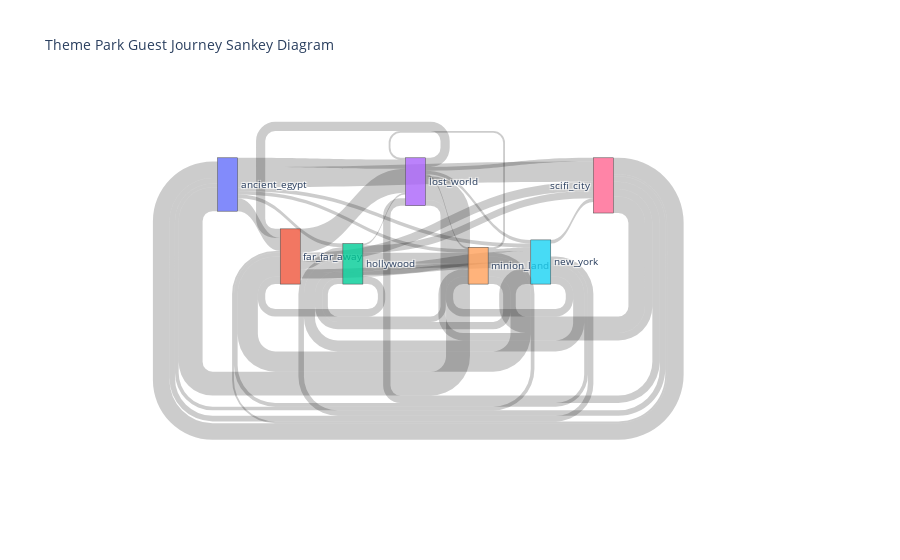

Notebook code for this chart:
### Code cell
import plotly.graph_objects as go
from collections import defaultdict

# Your dataset
journeys = ordered_sequences

# Create node labels
unique_places = sorted(set([place for journey in journeys for place in journey]))
node_indices = {place: idx for idx, place in enumerate(unique_places)}

# Create link data
link_counts = defaultdict(int)
for journey in journeys:
    for i in range(len(journey) - 1):
        link_counts[(journey[i], journey[i + 1])] += 1

# Extract source, target, and values
sources = [node_indices[src] for src, tgt in link_counts.keys()]
targets = [node_indices[tgt] for src, tgt in link_counts.keys()]
values = list(link_counts.values())

# Create Sankey diagram
fig = go.Figure(go.Sankey(
    node=dict(
        pad=15,
        thickness=20,
        label=unique_places
    ),
    link=dict(
        source=sources,
        target=targets,
        value=values
    )
))

fig.update_layout(title_text="Theme Park Guest Journey Sankey Diagram", font_size=10)
fig.show()

### Figure 1 — Plotly figure (JSON) as saved in the notebook; plotly's stock layout.template omitted (floating-point values rounded to 4 significant figures)
{"data": [{"link": {"source": [5, 6, 0, 3, 1, 2, 4, 1, 6, 3, 0, 0, 3, 2, 5, 5, 1, 3, 2, 0, 6, 4, 5, 1, 2, 6, 1, 5, 0, 4, 3, 6, 4, 0, 4, 3, 6, 2], "target": [6, 0, 3, 1, 2, 4, 1, 6, 3, 0, 5, 1, 2, 5, 4, 0, 3, 6, 1, 6, 5, 5, 2, 5, 6, 1, 4, 1, 4, 3, 5, 4, 0, 2, 2, 4, 2, 3], "value": [2, 9, 5, 5, 4, 6, 11, 5, 4, 13, 2, 7, 3, 6, 4, 3, 13, 2, 4, 11, 9, 2, 6, 3, 4, 1, 2, 2, 2, 1, 2, 4, 2, 2, 4, 1, 3, 1]}, "node": {"label": ["ancient_egypt", "far_far_away", "hollywood", "lost_world", "minion_land", "new_york", "scifi_city"], "pad": 15, "thickness": 20}, "type": "sankey"}], "layout": {"font": {"size": 10}, "title": {"text": "Theme Park Guest Journey Sankey Diagram"}}}
